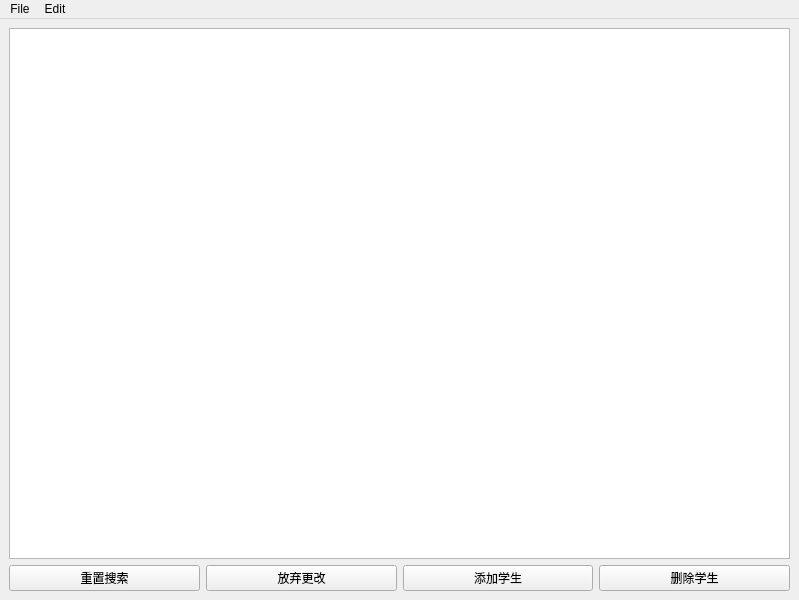
<?xml version="1.0" encoding="UTF-8"?>
<ui version="4.0">
    <class>MainWindow</class>
    <widget class="QMainWindow" name="MainWindow">
        <property name="geometry">
            <rect>
                <x>0</x>
                <y>0</y>
                <width>799</width>
                <height>600</height>
            </rect>
        </property>
        <property name="windowTitle">
            <string>学生通讯录管理系统</string>
        </property>
        <widget class="QWidget" name="centralwidget">
            <layout class="QVBoxLayout" name="verticalLayout_2">
                <item>
                    <layout class="QVBoxLayout" name="verticalLayout">
                        <item>
                            <widget class="QTableView" name="tbStudent"/>
                        </item>
                        <item>
                            <layout class="QHBoxLayout" name="horizontalLayout">
                                <item>
                                    <widget class="QPushButton" name="btRevertSearch">
                                        <property name="text">
                                            <string>重置搜索</string>
                                        </property>
                                    </widget>
                                </item>
                                <item>
                                    <widget class="QPushButton" name="btRevert">
                                        <property name="text">
                                            <string>放弃更改</string>
                                        </property>
                                    </widget>
                                </item>
                                <item>
                                    <widget class="QPushButton" name="btAdd">
                                        <property name="text">
                                            <string>添加学生</string>
                                        </property>
                                    </widget>
                                </item>
                                <item>
                                    <widget class="QPushButton" name="btDel">
                                        <property name="text">
                                            <string>删除学生</string>
                                        </property>
                                    </widget>
                                </item>
                            </layout>
                        </item>
                    </layout>
                </item>
            </layout>
        </widget>
        <widget class="QMenuBar" name="menubar">
            <property name="geometry">
                <rect>
                    <x>0</x>
                    <y>0</y>
                    <width>799</width>
                    <height>26</height>
                </rect>
            </property>
            <widget class="QMenu" name="menuFile">
                <property name="title">
                    <string>File</string>
                </property>
                <addaction name="actionOpen"/>
                <addaction name="separator"/>
                <addaction name="actionSave"/>
                <addaction name="separator"/>
                <addaction name="actionAbout"/>
                <addaction name="separator"/>
                <addaction name="actionExit"/>
            </widget>
            <widget class="QMenu" name="menuEdit">
                <property name="title">
                    <string>Edit</string>
                </property>
                <addaction name="actionAdd"/>
                <addaction name="separator"/>
                <addaction name="actionDel"/>
                <addaction name="separator"/>
                <addaction name="actionRevert"/>
                <addaction name="separator"/>
                <addaction name="actionFind"/>
            </widget>
            <addaction name="menuFile"/>
            <addaction name="menuEdit"/>
        </widget>
        <action name="actionSave">
            <property name="text">
                <string>Save</string>
            </property>
            <property name="shortcut">
                <string>Ctrl+S</string>
            </property>
        </action>
        <action name="actionAbout">
            <property name="text">
                <string>About</string>
            </property>
        </action>
        <action name="actionOpen">
            <property name="text">
                <string>Open</string>
            </property>
            <property name="shortcut">
                <string>Ctrl+O</string>
            </property>
        </action>
        <action name="actionExit">
            <property name="text">
                <string>Exit</string>
            </property>
        </action>
        <action name="actionAdd">
            <property name="text">
                <string>Add</string>
            </property>
            <property name="shortcut">
                <string>Ins</string>
            </property>
        </action>
        <action name="actionDel">
            <property name="text">
                <string>Del</string>
            </property>
            <property name="shortcut">
                <string>Del</string>
            </property>
        </action>
        <action name="actionRevert">
            <property name="text">
                <string>Revert</string>
            </property>
            <property name="shortcut">
                <string>Ctrl+R</string>
            </property>
        </action>
        <action name="actionFind">
            <property name="text">
                <string>Find</string>
            </property>
            <property name="shortcut">
                <string>Ctrl+F</string>
            </property>
        </action>
    </widget>
    <resources/>
    <connections/>
</ui>
